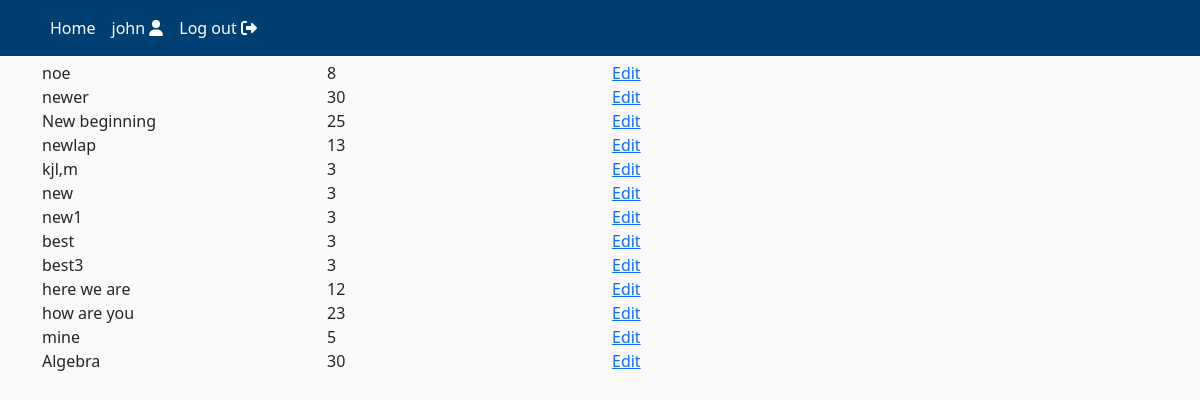
The page /created_quiz/ (signed in) on the database its author committed.
### quiz/models.py (models this page shows, shortened)
class CustomUser(AbstractUser):
    def image_upload_to(self, instance=None):
        if instance:
            return os.path.join("Users", self.username, instance)
        return None
    STATUS = (
        ('student', 'student'),
        ('teacher', 'teacher'),
    )
    SUBJECT_CHOICES = [
        ('maths', 'Maths'),
        ('english', 'English'),
        ('science', 'Science'),
    ]
    DEFAULT_SUBJECT = 'maths'
    subjects = models.ManyToManyField(Subject, blank=True)
    email = models.EmailField(unique=True)
    status = models.CharField(max_length=100, choices=STATUS, default='student')
    school = models.CharField("School", max_length=100, default='', blank=True)
    image = models.ImageField(default='default/user.jpg', upload_to=image_upload_to)

class Quiz(models.Model):
    title = models.CharField(max_length=255)
    description = models.TextField()
    time_limit = models.PositiveIntegerField(help_text="Time limit in minutes")
    subject = models.ForeignKey(Subject, related_name='quizzes', on_delete=models.SET_NULL, null=True)

### quiz/views.py (the view)
# urls.py: path('created_quiz/', views.created_quiz, name='created_quiz'),
def created_quiz(request):
    quizzes = Quiz.objects.all()
    return render(request, 'quiz/created_quiz.html', {'quizzes': quizzes})

### quiz/templates/quiz/created_quiz.html
{% extends 'quiz/header.html' %}
{% block content %}
    {% for quiz in quizzes %}
        <div class="class row">
            <div class="class col-4 col-md-3">
                {{ quiz.title }}
            </div>
            <div class="class col-4 col-md-3">
                {{ quiz.time_limit }}
            </div>
            <div class="class col-3 align-self-end">
                <a href="{% url 'add_question' quiz.id %}" class="">Edit</a>
            </div>
        </div>
    {% endfor %}
{% endblock %}

### quiz/templates/quiz/includes/navbar.html (shortened to what this page needs)
<header class="site-header" style="margin-bottom: 5px">
    <nav class="navbar navbar-expand-md navbar-color">
        <div class="container">
            <div class="navbar-nav">
                <a class="nav-item nav-link" href="/">Home</a>
            </div>
            <div class="collapse navbar-collapse" id="navbarToggle">
                <div class="navbar-nav">
                    {% if user.is_authenticated %}
                        <a class="nav-item nav-link" href="{% url 'profile' user.username %}">
                            {{user.username}} <i class="fas fa-user"></i>
                        </a>
                        <a class="nav-item nav-link" href="{% url 'logout' %}">
                            Log out <i class="fas fa-sign-out-alt"></i>
                        </a>
                    {% endif %}
                </div>
            </div>
        </div>
    </nav>
</header>

### quiz/static/quiz/main/main.css (style rules this page uses)
:root { --footercolor: #003F72; --navbarcolor: #003F72; --btncolor: #003F72; --socialcolor: #003F72; --brightText: #ffffff; }
.navbar-color { background-color: var(--navbarcolor); }
body { background: #fafafa; }
.site-header .navbar-nav .nav-link { color: var(--brightText); }

### rows shown on the page
CustomUser: username "john"
Quiz: title "noe", time_limit "8"
Quiz: title "newer", time_limit "30"
Quiz: title "New beginning", time_limit "25"
Quiz: title "newlap", time_limit "13"
Quiz: title "kjl,m", time_limit "3"
Quiz: title "new", time_limit "3"
Quiz: title "new1", time_limit "3"
Quiz: title "best", time_limit "3"
Quiz: title "best3", time_limit "3"
Quiz: title "here we are", time_limit "12"
Quiz: title "how are you", time_limit "23"
Quiz: title "mine", time_limit "5"
Quiz: title "Algebra", time_limit "30"
